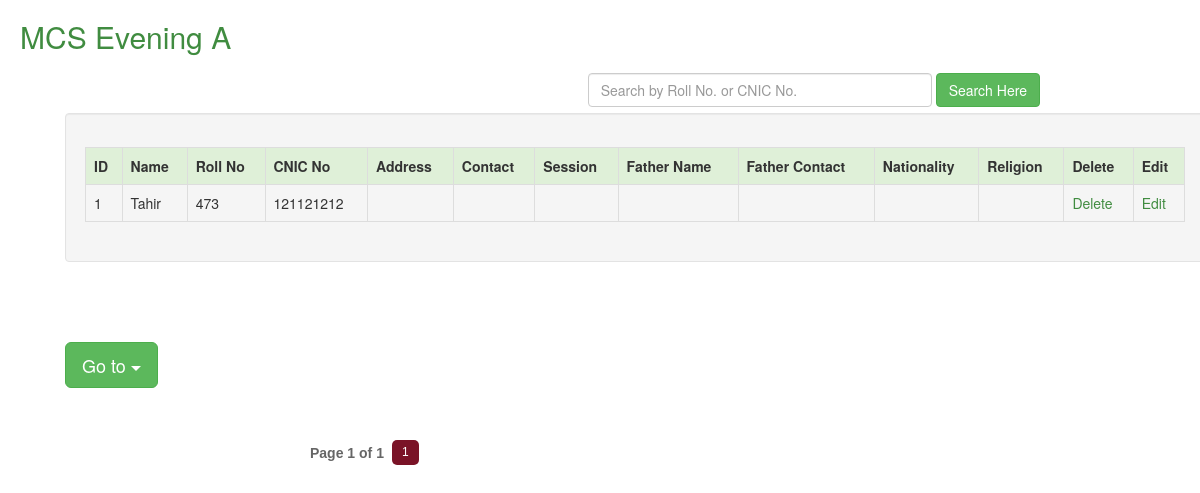
/mcs_eve_a.php (signed in), run on the app's committed database.
### tables this page shows
CREATE TABLE IF NOT EXISTS `mcs_eve_a` (
`id` int(30) NOT NULL,
  `name` varchar(60) NOT NULL,
  `roll` varchar(60) NOT NULL,
  `cnic` varchar(60) NOT NULL,
  `address` varchar(60) NOT NULL,
  `cntct` varchar(60) NOT NULL,
  `session` varchar(60) NOT NULL,
  `fname` varchar(60) NOT NULL,
  `fcntct` varchar(60) NOT NULL,
  `nationality` text NOT NULL,
  `religion` text NOT NULL
);

### mcs_eve_a.php (the view, shortened to what this page needs)
<?php
function pagination($total_num_results,$posts_per_page,$cur_page) {
  $no = $total_num_results / $posts_per_page;
  $no = ceil($no);
  $pages_html="";
  $start_page=$cur_page-2;
  $end_page=$cur_page+2;
  $start_diff=$cur_page-1;
  $end_diff=$no-$cur_page;
  if($end_diff < 2) {
    $start_page=$cur_page+$end_diff;
    $start_page=$start_page-4;
  }
  while($start_page < 1) { $start_page=$start_page+1; }
  if($start_diff < 2) {
    $end_page=$cur_page-$start_diff;
    $end_page=$end_page+4;
  }
  while($end_page > $no) { $end_page=$end_page-1; }
  $pages_html .= "<div id='pagination' >";
  $pages_html .= "<label class='disptext' >Page ".$cur_page." of ".$no."</label>";
  for($i=$start_page; $i<=$end_page; $i++) { $pages_html .= "<a href='?page=".$i."' id='page".$i."' > ".$i." </a>"; }
  $pages_html .= "<script type='text/javascript'>var d = document.getElementById('page".$cur_page."');
  d.className += ' selectedpage';</script>";
  $pages_html .= "</div>";
  return $pages_html;
}
?>
<!DOCTYPE html>
<html>
<head>
<link href="css/bootstrap.min.css" rel="stylesheet">
<link href="admin.css" rel="stylesheet" type="text/css" />
</head>
<body>
	<div class="heading"><h2>MCS Evening A</h2></div>
	<div class="search">
	<form class="form-inline" action="mcs_eve_a.php" method="get">
	<div class="form-group">
    <input type="text" class="form-control" id="info" name="search" placeholder="Search by Roll No. or CNIC No." size="40">
  </div>
  <button type="submit" name="sub" class="btn btn-success">Search Here</button>
</form></div>
		<div class="container">
		<div class="well">
		<div class="responsive-table">
	<table class="table table-bordered">
	  <tr class="success">
	    <th>ID</th>
	    <th>Name</th>
	    <th>Roll No</th>
		<th>CNIC No</th>
	    <th>Address</th>
	    <th>Contact</th>
	    <th>Session</th>
	    <th>Father Name</th>
	    <th>Father Contact</th>
		<th>Nationality</th>
	     <th>Religion</th>
	    <th>Delete</th>
		<th>Edit</th>
      </tr>
	<tr>
	  <?php
$query ="select * from mcs_eve_a";
$run = mysql_query($query);
while($row=mysql_fetch_array($run))
{
	$id = $row['id'];
	$name = $row[1];
	$roll = $row[2];
	$cnic = $row[3];
	$addr = $row[4];
	$cntct = $row[5];
	$session = $row[6];
	$fname = $row[7];
	$fcntct = $row[8];
	$nat = $row[9];
	$relig= $row[10];
?>
	    <td><?php echo $id; ?></td>
	    <td><?php echo $name; ?> </td>
	    <td><?php echo $roll; ?></td>
		<td><?php echo $cnic; ?></td>
	    <td><?php echo $addr; ?></td>
	    <td><?php echo $cntct; ?></td>
	    <td><?php echo $session; ?></td>
	    <td><?php echo $fname; ?></td>
	    <td><?php echo $fcntct; ?></td>
	    <td><?php echo $nat; ?></td>
	    <td><?php echo $relig; ?></td>
		<td><a href='del_mcs_eve_a.php?del_mcs_eve_a=<?php echo $id; ?>'><font color="#408C40">Delete</font></a></td></a></td>
	    <td><a href='edit_mcs_eve_a.php?edit_mcs_eve_a=<?php echo $id; ?>'><font color="#408C40">Edit</font></a></td></a></td>
      </tr>
  <?php }  ?>
</table>
</div>
</div>
</div>
		<div class="container">
		<div class="dropdown">
			 <button class="btn btn-success btn-lg  dropdown-toggle" type="button" data-toggle="dropdown">
			 Go to <span class="caret"></span>
			 </button>
				</div>
		</div>
</body>
</html>
<?php
       $query=mysql_query("select * from mcs_eve_a");
       $total_num_results = mysql_num_rows($query);
  $posts_per_page="15";
  $cur_page="1";
  $html=pagination($total_num_results,$posts_per_page,$cur_page);
  echo $html;
?>

### admin.css (style rules this page uses)
.container { margin:50px; padding-top:10px; }
.heading { color:#408C40; margin:20px; }
.search { float:right; margin-right:160px; margin-bottom:40px; }
#pagination { width: 600px;margin: 0 auto; }
#pagination a { padding: 5px 10px; margin: 2px 3px 0px 3px; float: left; font-size: 12px; line-height: 15px; font-family: Arial, Helvetica, Sans-serif; color: #666; background-color:#eeeeee; text-decoration: none; border-radius: 5px; }
#pagination a.selectedpage, #pagination a:hover { background-color: #7A1327; color: #fff; }
#pagination .disptext { margin: 5px 5px 0 10px; float: left; color: #666; font-family: Muli, 'Lucida Sans Unicode', 'Lucida Grande', Verdana, Tahoma, Arial, sans-serif; }

### data on the page
mcs_eve_a: id "1", name "Tahir", roll "473", cnic "121121212"

### other printed values
$no "1"
